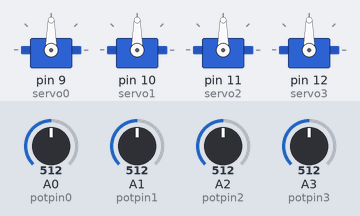
Bench run of a sketch on a simulated Arduino Uno, built with avr-gcc and run on an emulated ATmega328P. Shown: 4 × servo. The inputs (shaded band) are chosen by the test bench; at power-on: A0 (potpin0) = 512, A1 (potpin1) = 512, A2 (potpin2) = 512, A3 (potpin3) = 512.

Above: at 1.2 s.
1.3 s: A0 (potpin0) set to 716
At 2.5 s:
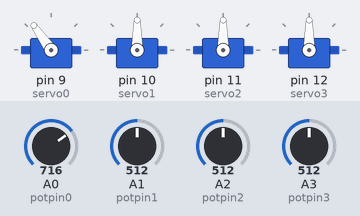
2.8 s: A1 (potpin1) set to 716
At 3.5 s:
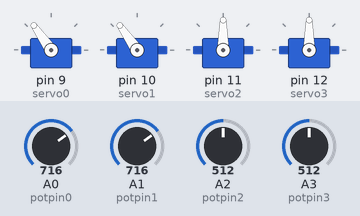
4.3 s: A2 (potpin2) set to 716
At 5.5 s:
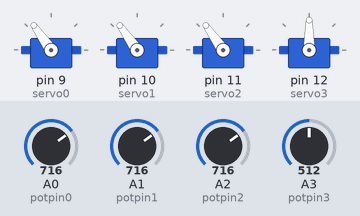
5.8 s: A3 (potpin3) set to 716
At 7.0 s:
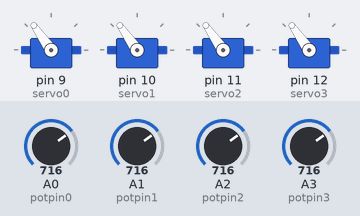
7.3 s: A0 (potpin0) set to 992
At 8.0 s:
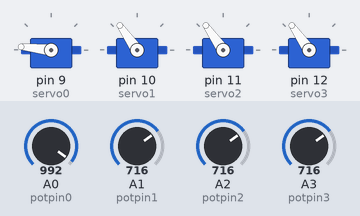
8.8 s: A1 (potpin1) set to 992
At 9.6 s:
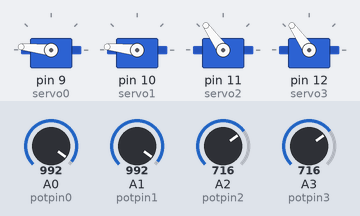
Timing chart, 0 to 11.3 s (numbered marks = the images above; inputs shaded):
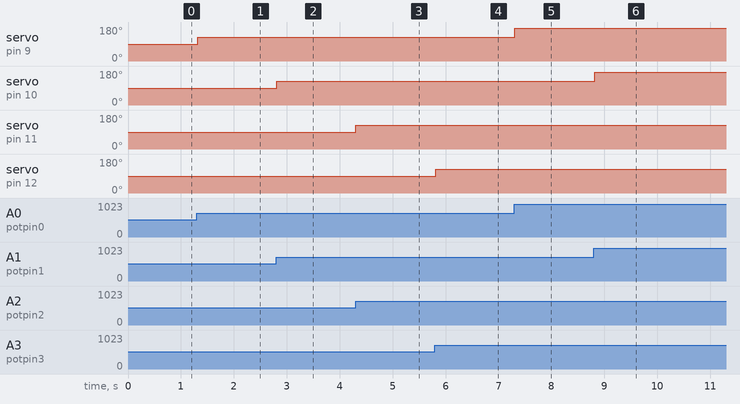

The sketch:

4servos.ino
```cpp
/*
 Controlling a servo position using a potentiometer (variable resistor)
 by Michal Rinott <http://people.interaction-ivrea.it/m.rinott>

 modified on 8 Nov 2013
 by Scott Fitzgerald
 http://www.arduino.cc/en/Tutorial/Knob

Further modified by Steve Baudains of Imperial Light and Magic Feb 2023
for Celebration Excel London showing how 4 servos con control a robotic arm


*/


#include <Servo.h>

Servo servo0;  // create servo object to control a servo
Servo servo1;  // create servo object to control a servo
Servo servo2;  // create servo object to control a servo
Servo servo3;  // create servo object to control a servo

int potpin0 = A0;  // analog pin used to connect the potentiometer
int potpin1 = A1;  // analog pin used to connect the potentiometer
int potpin2 = A2;  // analog pin used to connect the potentiometer
int potpin3 = A3;  // analog pin used to connect the potentiometer


int val0;    // variable to read the value from the analog pin
int val1;    // variable to read the value from the analog pin
int val2;    // variable to read the value from the analog pin
int val3;    // variable to read the value from the analog pin

void setup() {
  servo0.attach(9);  // attaches the servo on pin 9 to the servo object
  servo1.attach(10);  // attaches the servo on pin 9 to the servo object
  servo2.attach(11);  // attaches the servo on pin 9 to the servo object
  servo3.attach(12);  // attaches the servo on pin 9 to the servo object
}

void loop() {
  val0 = analogRead(potpin0);            // reads the value of the potentiometer (value between 0 and 1023)
  val0 = map(val0, 0, 1023, 0, 180);     // scale it for use with the servo (value between 0 and 180)
  servo0.write(val0);                  // sets the servo position according to the scaled value
  delay(5);                           // waits for the servo to get there

  val1 = analogRead(potpin1);            // reads the value of the potentiometer (value between 0 and 1023)
  val1 = map(val1, 0, 1023, 0, 180);     // scale it for use with the servo (value between 0 and 180)
  servo1.write(val1);                  // sets the servo position according to the scaled value
  delay(5);                           // waits for the servo to get there

  val2 = analogRead(potpin2);            // reads the value of the potentiometer (value between 0 and 1023)
  val2 = map(val2, 0, 1023, 0, 180);     // scale it for use with the servo (value between 0 and 180)
  servo2.write(val2);                  // sets the servo position according to the scaled value
  delay(5);                           // waits for the servo to get there

  val3 = analogRead(potpin3);            // reads the value of the potentiometer (value between 0 and 1023)
  val3 = map(val3, 0, 1023, 0, 180);     // scale it for use with the servo (value between 0 and 180)
  servo3.write(val3);                  // sets the servo position according to the scaled value
  delay(5);                           // waits for the servo to get there
}
```

Measured:
- after the input at 1.3 s, servo on pin 9 (servo0): 90° → 125° at once
- after the input at 2.8 s, servo on pin 10 (servo1): 90° → 125° at once
- after the input at 4.3 s, servo on pin 11 (servo2): 90° → 125° at once
- after the input at 5.8 s, servo on pin 12 (servo3): 90° → 125° at once
- after the input at 7.3 s, servo on pin 9 (servo0): 125° → 174° at once
- after the input at 8.8 s, servo on pin 10 (servo1): 125° → 174° at once
